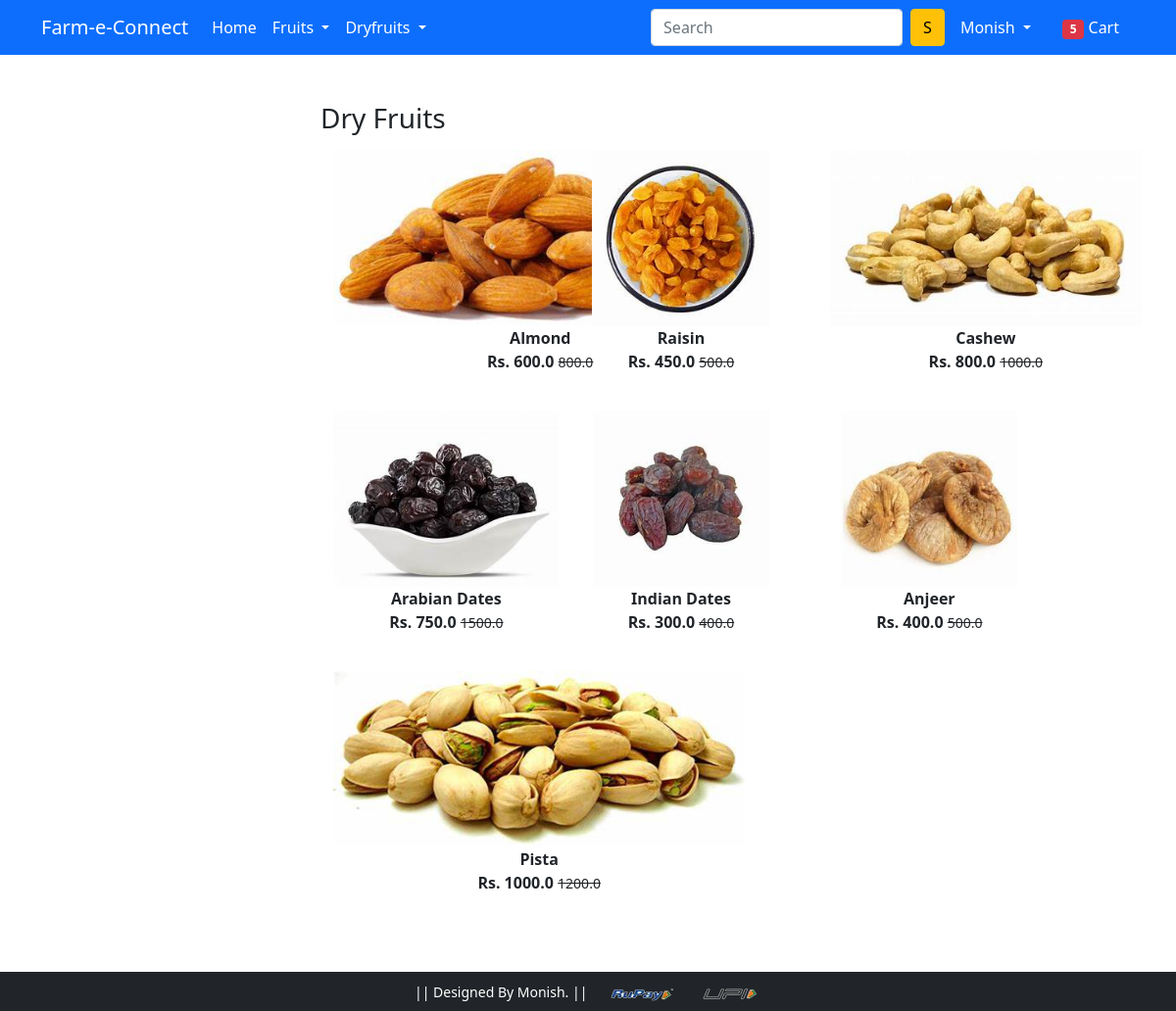
The page /dryfruits/ (signed in) on the database its author committed.
### app/models.py (models this page shows, shortened)
class Product(models.Model):
    title=models.CharField(max_length=100)
    selling_price=models.FloatField()
    discount_price=models.FloatField()
    description=models.TextField()
    brand=models.CharField(max_length=100)
    category=models.CharField(choices=CATEGORY_CHOICES,max_length=2)
    product_image=models.ImageField(upload_to='productimg')

### app/views.py (the view)
# urls.py: path('dryfruits/', views.dryfruits, name='dryfruits'),
def dryfruits(request):
  if request.user.is_authenticated:
    tps=Product.objects.filter(category='TW')
    totalitem=len(cart.objects.filter(user=request.user))
  return render(request,'app/dryfruits.html',{"tps":tps ,"totalitem":totalitem})

### app/templates/app/dryfruits.html (shortened to what this page needs)
{% extends 'app/base.html' %}
{% load static %}
{% block main-content %}
<div class="container my-5">
    <div class="row">
        <div class="col-sm-3">
        </div>
        <div class="col-sm-8 ">
            <h3>Dry Fruits</h3>
            <div class="row">
                {% for product in tps %}
                <div class="col-sm-4 text-center mb-4">
                    <a href="{% url 'product-detail' product.id %}" class="btn">
                        <div class="item">
                            <img src="{{product.product_image.url}}" alt="" height="180" class="">
                            <div class="fw-bold">{{product.title}}</div>
                            <div class="fw-bold">Rs. {{product.discount_price}} <small
                                    class="fw-light text-decoration-line-through">{{product.selling_price}}</small>
                            </div>
                        </div>
                    </a>
                </div>
                {% endfor %}
            </div>
        </div>
    </div>
</div>
{% endblock main-content %}

### app/templates/app/base.html (shortened to what this page needs)
<!doctype html>
{% load static %}
<html lang="en">
<head>
    <link href="https://cdn.jsdelivr.net/npm/bootstrap@5.0.0-beta1/dist/css/bootstrap.min.css" rel="stylesheet">
    <link rel="stylesheet" href="{% static 'app/css/owl.carousel.min.css' %}">
    <link rel="stylesheet" href="{% static 'app/css/all.min.css' %}">
    <link rel="stylesheet" href="{% static 'app/css/style.css' %}">
</head>
<body>
<nav class="navbar navbar-expand-lg navbar-dark bg-primary">
  <div class="container">
    <a class="navbar-brand bg-primary" href="/">Farm-e-Connect</a>
      <div class="collapse navbar-collapse" id="navbarSupportedContent">
        <ul class="navbar-nav me-auto mb-2 mb-lg-0">
          <li class="nav-item">
            <a class="nav-link active text-white" aria-current="page" href="/">Home</a>
          </li>
          <li class="nav-item dropdown">
            <a class="nav-link dropdown-toggle text-white" href="#" id="electronicsDropdown" role="button" data-bs-toggle="dropdown" aria-expanded="false">
              Fruits
            </a>
          </li>
          <li class="nav-item dropdown">
            <a class="nav-link dropdown-toggle text-white" href="#" id="fashionDropdown" role="button" data-bs-toggle="dropdown" aria-expanded="false">
               Dryfruits
            </a>
          </li>
        </ul>
        <form class="d-flex" method='get' action="{% url 'search' %}">
          <input class="form-control me-2" type="search" name='search'  placeholder="Search" aria-label="Search" >
          <button class="btn btn-warning" type="submit">S</button>
        </form>
        <div>
            <ul class="navbar-nav me-auto mb-2 mb-lg-0">
              <li class="nav-item dropdown mx-2">
                {% if request.user.is_authenticated %}
                <a class="nav-link dropdown-toggle text-white" href="#" id="profileDropdown" role="button" data-bs-toggle="dropdown" aria-expanded="false">
                  {{request.user|capfirst}}
                </a>
                </li>
                <li class="nav-item mx-2">
                <a href="{% url 'showcart' %}" class="nav-link text-white"><span class="badge bg-danger">{{totalitem }}</span> Cart </a>
                </li>
            {% endif %}
          </ul>
         </div>
       </div>
     </div>
    </nav>
    {% block main-content %} {% endblock main-content %}
    <footer class="container-fluid bg-dark text-center p-2 mt-5">
        <small class="text-white"> || Designed By Monish. || </small>
        <img src="{% static 'app/images/p1.png' %}" alt="" srcset="" class="img-fluid" height="2px">
    </footer>
  </body>
</html>

### rows shown on the page
Product: product_image (picture), title "Almond", discount_price "600.0", selling_price "800.0"
Product: product_image (picture), title "Raisin", discount_price "450.0", selling_price "500.0"
Product: product_image (picture), title "Cashew", discount_price "800.0", selling_price "1000.0"
Product: product_image (picture), title "Arabian Dates", discount_price "750.0", selling_price "1500.0"
Product: product_image (picture), title "Indian Dates", discount_price "300.0", selling_price "400.0"
Product: product_image (picture), title "Anjeer", discount_price "400.0", selling_price "500.0"
Product: product_image (picture), title "Pista", discount_price "1000.0", selling_price "1200.0"

### other values the page prints
{{ request.user|capfirst }} "Monish"
{{ totalitem }} "5"
